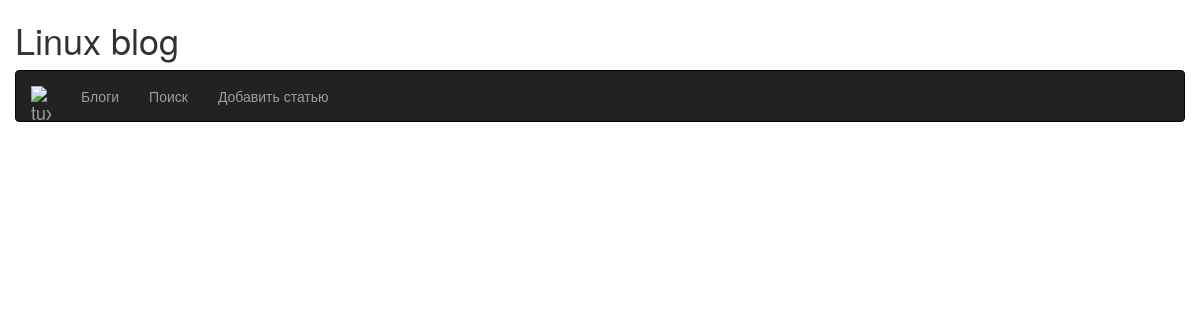
Before: / with the older database file.
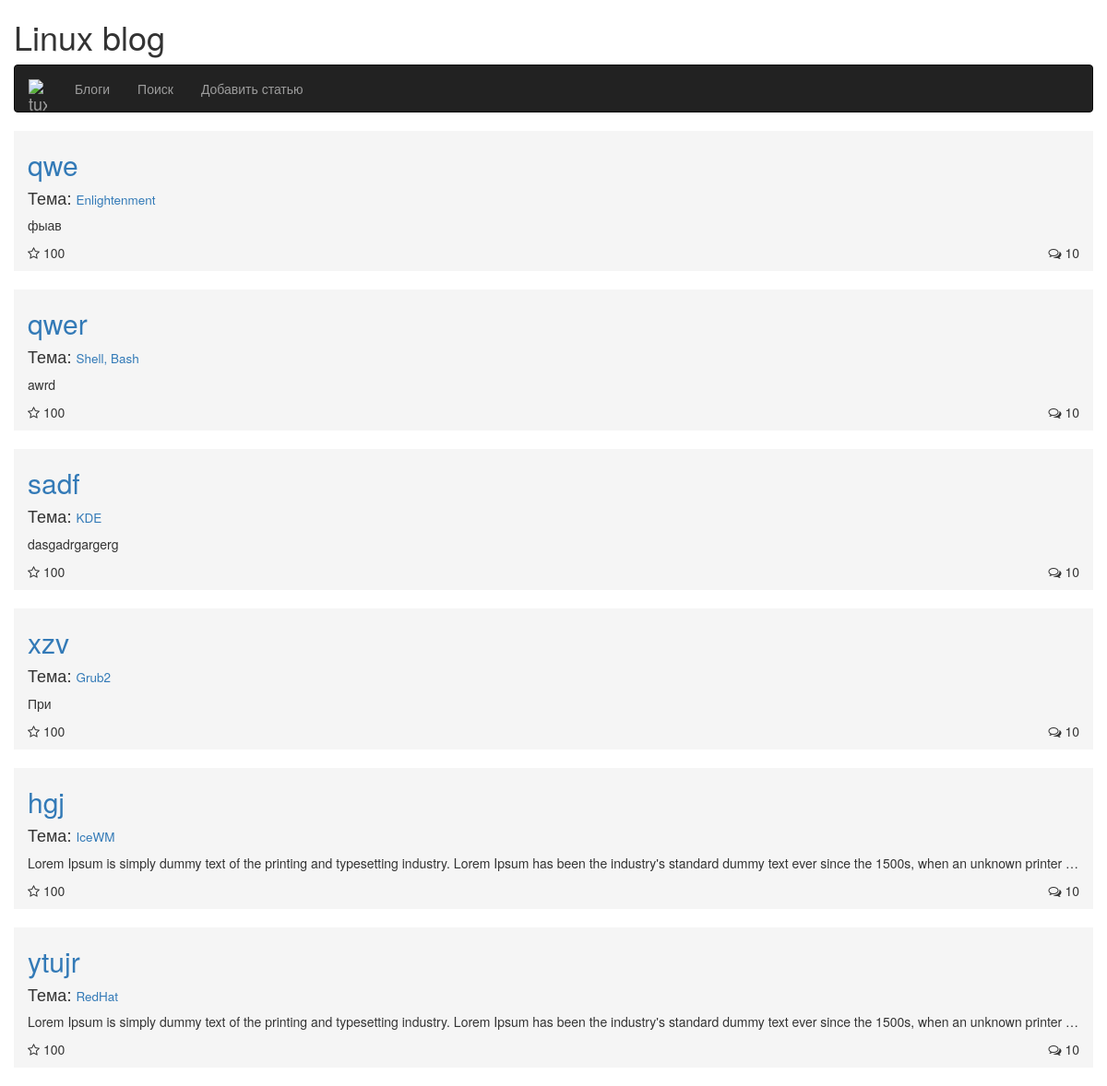
After: the same page with the newer database file.
### tables this page shows
CREATE TABLE `articles` (
  `id_article` smallint(6) NOT NULL AUTO_INCREMENT,
  `article` text,
  `id_user` smallint(6) DEFAULT NULL,
  `id_theme` smallint(6) DEFAULT NULL,
  `header` varchar(50) DEFAULT NULL,
  PRIMARY KEY (`id_article`),
  KEY `articles_users_fk` (`id_user`),
  KEY `articles_themes_fk` (`id_theme`),
  CONSTRAINT `articles_themes_fk` FOREIGN KEY (`id_theme`) REFERENCES `themes` (`id_theme`),
  CONSTRAINT `articles_users_fk` FOREIGN KEY (`id_user`) REFERENCES `users` (`id_user`)
);

CREATE TABLE `themes` (
  `id_theme` smallint(6) NOT NULL AUTO_INCREMENT,
  `theme` varchar(50) DEFAULT NULL,
  `id_section` smallint(6) DEFAULT NULL,
  PRIMARY KEY (`id_theme`),
  KEY `themes_sections_fk` (`id_section`),
  CONSTRAINT `themes_sections_fk` FOREIGN KEY (`id_section`) REFERENCES `sections` (`id_section`)
);

### php/db/db.php (called while the page is built, shortened)
<?php
	class db{
		var $connection;
		function __construct(){
			$dbhost='localhost';
			$dbuser='root';
			$dbpass='';
			$dbname='blog';
			$this->connection=mysqli_connect($dbhost, $dbuser, $dbpass) or die(mysqli_error($this->connection));
			mysqli_set_charset($this->connection, "utf8");
			mysqli_select_db($this->connection, $dbname) or die(mysqli_error($this->connection));
		}
		function sqlQuery($query){
			$result=mysqli_query($this->connection, $query);
			return $result;
		}
		function loadArrayData($query){
			$result=$this->sqlQuery($query);
			$num=mysqli_num_rows($result);
			for($i=0;$i<$num;$i++){
			 	$res[]=mysqli_fetch_array($result,MYSQLI_ASSOC);
			}
			return $res;
		}
	}
?>

### index.php (the view, shortened to what this page needs)
<?php
include_once "/php/db/db.php";
$db = new db();
$articles = $db->loadArrayData("SELECT id_article, article, id_theme, header FROM articles");
?>
<!DOCTYPE html>
<html lang="en">
  <head>
    <link rel="stylesheet" href="/font-awesome/css/font-awesome.min.css">
    <link href="bootstrap/css/bootstrap.min.css" rel="stylesheet">
    <link rel="stylesheet" href="/css/main.css">
  </head>
  <body>
    <div class="container">
      <div class="row">
        <h1>Linux blog</h1>
        <div class="navbar navbar-inverse">
          <div class="container">
            <div class="navbar-header">
              <a href="/" class="navbar-brand">
                <img src="/images/tux.png" class="brand-image" alt="tux">
              </a>
            </div>
            <div class="collapse navbar-collapse" id="responsive-menu">
              <ul class="nav navbar-nav">
                <li><a href="blogs.php">Блоги</a></li>
                <li><a href="search.php">Поиск</a></li>
                <li><a href="add.php" class="add-article-link">Добавить статью</a></li>
              </ul>
            </div>
          </div>
        </div>
      </div>
    </div>
    <div class="container">
      <div class="row">
        <?php for($i = 0; $i < count($articles); $i++):?>
          <div class="article-index col-lg-8 col-md-8 col-sm-6 col-xs-4" id="<?= $articles[$i]["id_article"]; ?>">
            <h2><a href="article.php?id=<?= $articles[$i]["id_article"]; ?>"><?= $articles[$i]["header"]; ?></a></h2>
            <?php $theme = $articles[$i]["id_theme"]; $idTheme = $db->loadArrayData("SELECT theme FROM themes WHERE id_theme = '$theme'"); ?>
            <?php for ($j=0; $j < count($idTheme); $j++): ?>
                <h4>Тема: <small><a href="theme.php"><?= $idTheme[$j]['theme']; ?></a></small></h4>
            <? endfor; ?>
            <p>
              <?= $articles[$i]["article"]; ?>
            </p>
            <div class="star-block">
              <i class="fa fa-star-o"></i> <span class="star-count">100</span>
            </div>
            <div class="comments-block">
              <i class="fa fa-comments-o" aria-hidden="true"></i> <span class="comments-count">10</span>
            </div>
          </div>
        <? endfor; ?>
      </div>
    </div>
  </body>
</html>

### css/main.css (style rules this page uses)
.brand-image { width: 20px }
.article, .article-index { width: 100%; height: auto; background: #f5f5f5; margin-bottom: 20px }
.article-index p { overflow: hidden; text-overflow: ellipsis; white-space: nowrap }
.star-block { cursor: pointer }
.star-block, .comments-block { display: inline-block }
.star-block, .article-count { padding-bottom: 10px }
.comments-block { float: right }
.add-article-link { display: none }

Changed rows visible on the page:
added articles: header "qwe", article "фыав"
added themes: theme "Enlightenment", shown under "qwe"
added articles: header "qwer", article "awrd"
added themes: theme "Shell, Bash", shown under "qwer"
added articles: header "sadf", article "dasgadrgargerg"
added themes: theme "KDE", shown under "sadf"
added articles: header "xzv", article "При"
added themes: theme "Grub2", shown under "xzv"
added articles: header "hgj", article "Lorem Ipsum is simply dummy text of the printing and typesetting industry. Lorem Ipsum has been the industry's standard dummy text ever since the 1500s, when an unknown printer…"
added themes: theme "IceWM", shown under "hgj"
added articles: header "ytujr", article "Lorem Ipsum is simply dummy text of the printing and typesetting industry. Lorem Ipsum has been the industry's standard dummy text ever since the 1500s, when an unknown printer…"
added themes: theme "RedHat", shown under "ytujr"
